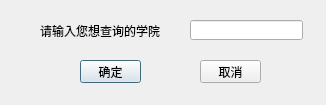
<?xml version="1.0" encoding="UTF-8"?>
<ui version="4.0">
 <class>Grade_Rank</class>
 <widget class="QDialog" name="Grade_Rank">
  <property name="geometry">
   <rect>
    <x>0</x>
    <y>0</y>
    <width>326</width>
    <height>105</height>
   </rect>
  </property>
  <property name="minimumSize">
   <size>
    <width>326</width>
    <height>105</height>
   </size>
  </property>
  <property name="maximumSize">
   <size>
    <width>326</width>
    <height>105</height>
   </size>
  </property>
  <property name="windowTitle">
   <string>院系选择</string>
  </property>
  <widget class="QPushButton" name="pushButton">
   <property name="geometry">
    <rect>
     <x>80</x>
     <y>60</y>
     <width>61</width>
     <height>23</height>
    </rect>
   </property>
   <property name="text">
    <string>确定</string>
   </property>
  </widget>
  <widget class="QPushButton" name="pushButton_2">
   <property name="geometry">
    <rect>
     <x>200</x>
     <y>60</y>
     <width>61</width>
     <height>23</height>
    </rect>
   </property>
   <property name="text">
    <string>取消</string>
   </property>
  </widget>
  <widget class="QLineEdit" name="lineEdit">
   <property name="geometry">
    <rect>
     <x>190</x>
     <y>20</y>
     <width>113</width>
     <height>20</height>
    </rect>
   </property>
  </widget>
  <widget class="QLabel" name="label">
   <property name="geometry">
    <rect>
     <x>40</x>
     <y>20</y>
     <width>121</width>
     <height>21</height>
    </rect>
   </property>
   <property name="text">
    <string>请输入您想查询的学院</string>
   </property>
  </widget>
 </widget>
 <resources/>
 <connections>
  <connection>
   <sender>pushButton_2</sender>
   <signal>clicked()</signal>
   <receiver>Grade_Rank</receiver>
   <slot>close()</slot>
   <hints>
    <hint type="sourcelabel">
     <x>240</x>
     <y>81</y>
    </hint>
    <hint type="destinationlabel">
     <x>186</x>
     <y>54</y>
    </hint>
   </hints>
  </connection>
 </connections>
</ui>
